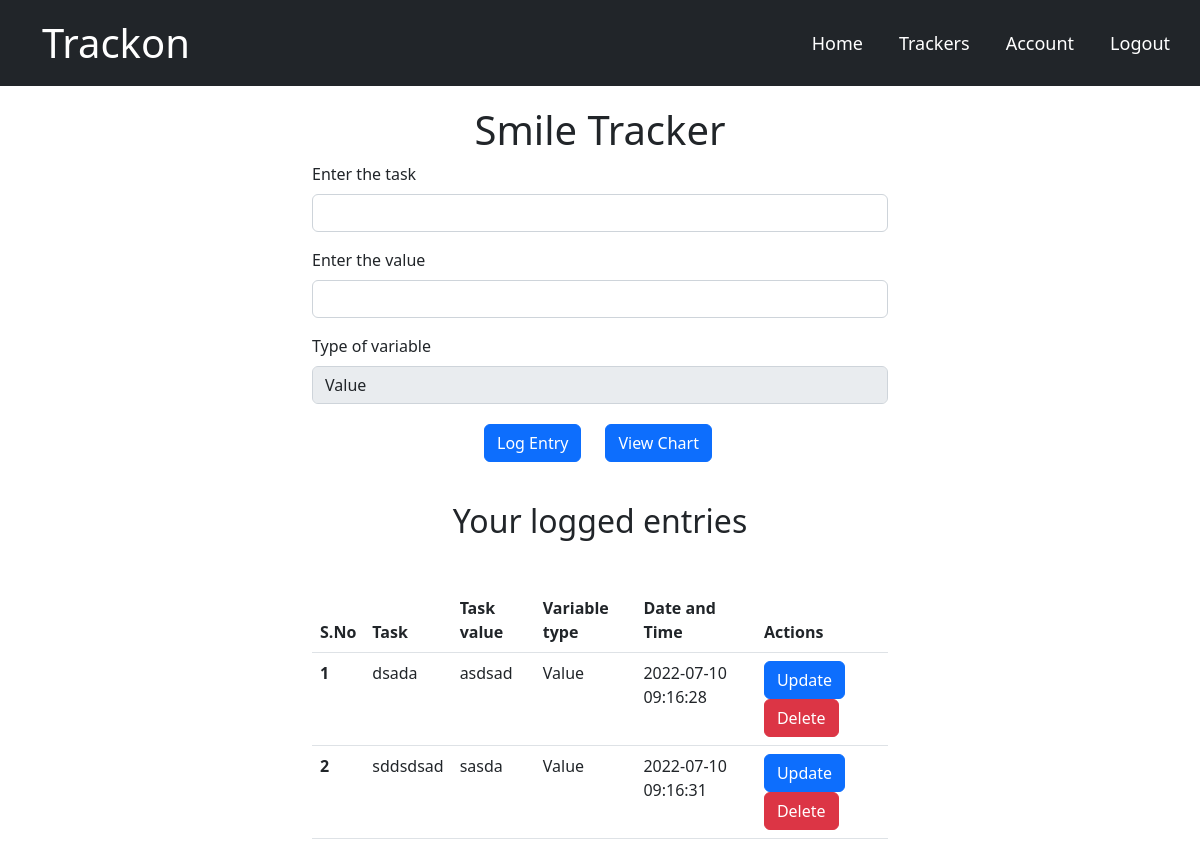
The app's page /log/3 (signed in), older data.
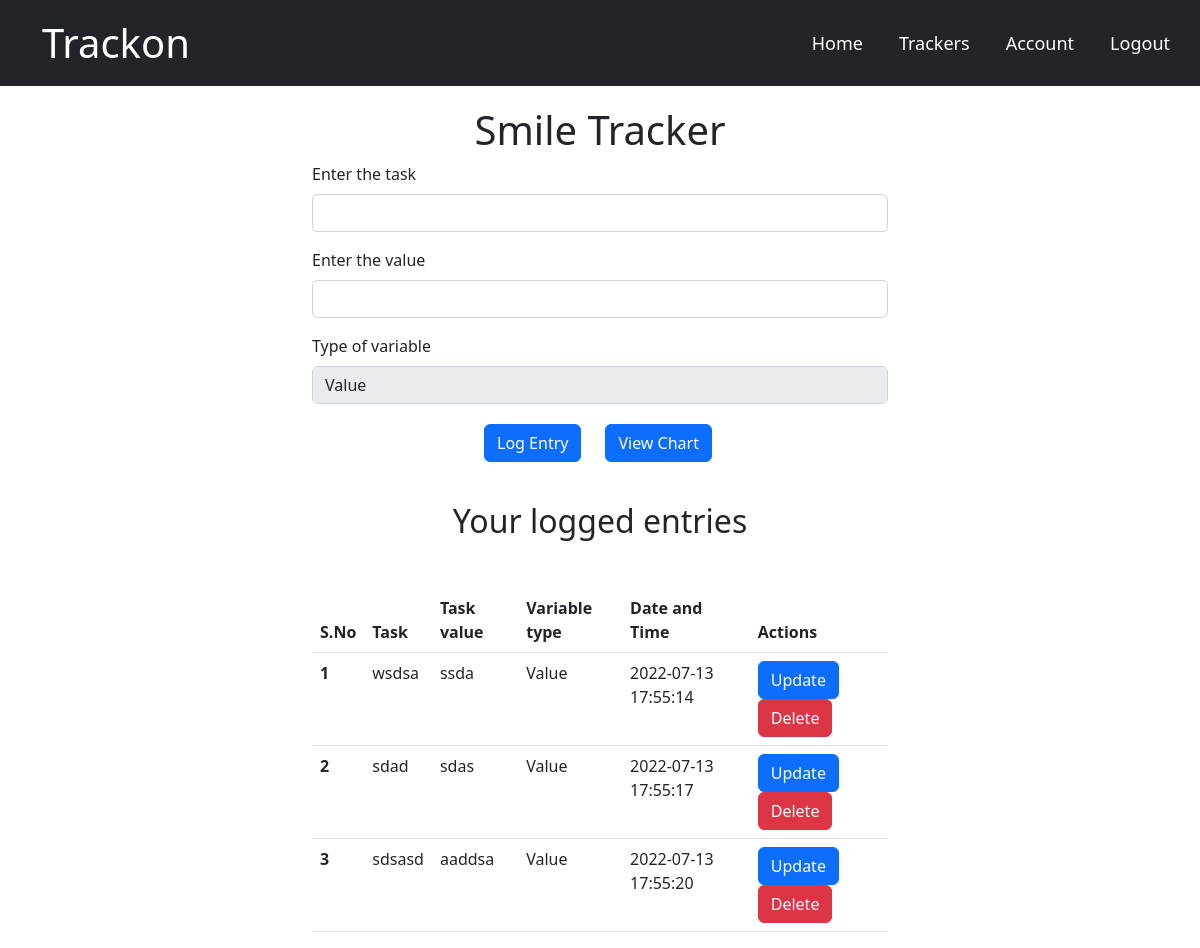
The same page, newer data.
### main/models.py (models this page shows, shortened)
class Inputaken(db.Model):
    sno = db.Column(db.Integer, primary_key=True)
    task_title = db.Column(db.String(300), nullable=False)
    task_value = db.Column(db.Integer, nullable=False)
    task_date = db.Column(
        db.DateTime(timezone=True),default=func.now(), nullable=False)
    task_variable = db.Column(db.String(20), nullable=False)
    user_id = db.Column(db.Integer, db.ForeignKey('user.id'), nullable=False)
    tracker_id = db.Column(db.Integer, db.ForeignKey(
        'tracker.sno'), nullable=False)

### main/routes.py (the view, shortened to what this page needs)
@app.route("/log/<int:sno>", methods=['GET', 'POST'])
@login_required
def log(sno):
    task_table = Tracker.query.filter_by(sno=sno).first()
    outputpage = Inputaken.query.filter_by(
        tracker_id=sno, user_id=current_user.id).all()
    return render_template('log.html', task=task_table, outputpage=outputpage)

### main/models.py (called while the page is built)
@login_manager.user_loader
def load_user(user_id):
    return User.query.get(int(user_id))

### main/templates/log.html (shortened to what this page needs)
{% extends 'base.html' %} {% block content %}
<div class="container log-div">
  <div class="track_type log-heading">
    <h1>{{task.tracker_name}}</h1>
  </div>
  <form action="/log/{{task.sno}}" method="POST">
    <div class="mb-3">
      <label for="exampleInputEmail1" class="form-label"
        >Enter the task </label>
      <input type="text" class="form-control" name="title" id="text-title" />
    </div>
    <div class="mb-3">
      <label for="exampleInputPassword1" class="form-label"
        >Enter the value</label
      >
      <input
        type="text"
        class="form-control"
        name="value"
        id="exampleInputPassword1"
      />
    </div>
    <label for="inputState" class="form-label">Type of variable</label>
    <input
      type="text"
      disabled="true"
      class="form-control"
      value="{{task.task_value_type}}"
    />
    <div class="log-btn-group">
      <button type="submit" class="btn btn-primary">Log Entry</button>
      <a href="/log/dashboard/{{task.sno}}" class="btn btn-primary mx-4">View Chart</a>
    </div>
  </form>
  <div class="log-entry-heading"><h2>Your logged entries</h2></div>
  {% if outputpage|length == 0 %}
  <div class="alert alert-dark" role="alert">
    No Task details found. Add your first task now!
  </div>
  {% else %}
  <table class="table">
    <thead>
      <tr>
        <th scope="col">S.No</th>
        <th scope="col">Task</th>
        <th scope="col">Task value</th>
        <th scope="col">Variable type</th>
        <th scope="col">Date and Time</th>
        <th scope="col">Actions</th>
      </tr>
    </thead>
    <tbody>
      {% for inpt in outputpage %}
      <tr>
        <th scope="row">{{loop.index}}</th>
        <td>{{inpt.task_title}}</td>
        <td>{{inpt.task_value}}</td>
        <td>{{inpt.task_variable}}</td>
        <td>{{inpt.task_date}}</td>
        <td>
          <div class="entry-btn-group">
            <a
              href="/log/update/{{inpt.sno}}"
              type="button"
              class="btn btn-primary"
              >Update</a
            >
            <a
              href="/log/delete/{{inpt.sno}}"
              type="button"
              class="btn btn-danger"
              >Delete</a
            >
          </div>
        </td>
      </tr>
      {% endfor %}
    </tbody>
  </table>
  {% endif %}
</div>
{% endblock content %}

Row changes from the older to the newer data that the page shows:
removed Inputaken: task_title "dsada", task_value "asdsad", task_variable "Value", task_date "2022-07-10 09:16:28"
removed Inputaken: task_title "sddsdsad", task_value "sasda", task_variable "Value", task_date "2022-07-10 09:16:31"
added Inputaken: task_title "wsdsa", task_value "ssda", task_variable "Value", task_date "2022-07-13 17:55:14"
added Inputaken: task_title "sdad", task_value "sdas", task_variable "Value", task_date "2022-07-13 17:55:17"
added Inputaken: task_title "sdsasd", task_value "aaddsa", task_variable "Value", task_date "2022-07-13 17:55:20"
